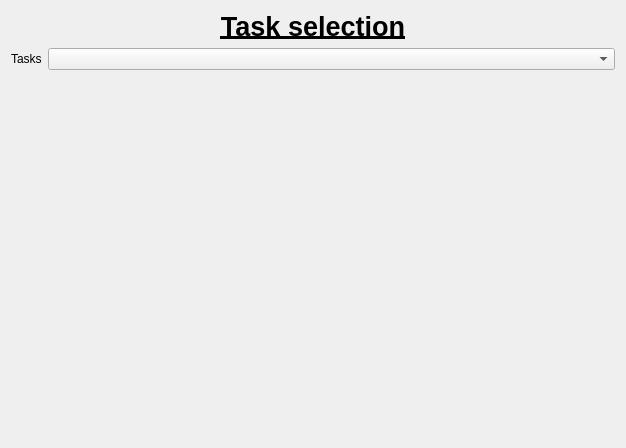
<?xml version="1.0" encoding="UTF-8"?>
<ui version="4.0">
 <class>widget_tasks_selection</class>
 <widget class="QWidget" name="widget_tasks_selection">
  <property name="geometry">
   <rect>
    <x>0</x>
    <y>0</y>
    <width>626</width>
    <height>448</height>
   </rect>
  </property>
  <property name="sizePolicy">
   <sizepolicy hsizetype="Preferred" vsizetype="Expanding">
    <horstretch>0</horstretch>
    <verstretch>0</verstretch>
   </sizepolicy>
  </property>
  <property name="windowTitle">
   <string>Form</string>
  </property>
  <layout class="QVBoxLayout" name="verticalLayout">
   <item>
    <widget class="QLabel" name="labelTitle">
     <property name="sizePolicy">
      <sizepolicy hsizetype="Preferred" vsizetype="Maximum">
       <horstretch>0</horstretch>
       <verstretch>0</verstretch>
      </sizepolicy>
     </property>
     <property name="font">
      <font>
       <pointsize>20</pointsize>
       <bold>true</bold>
       <underline>true</underline>
      </font>
     </property>
     <property name="autoFillBackground">
      <bool>false</bool>
     </property>
     <property name="text">
      <string>Task selection</string>
     </property>
     <property name="scaledContents">
      <bool>false</bool>
     </property>
     <property name="alignment">
      <set>Qt::AlignCenter</set>
     </property>
    </widget>
   </item>
   <item>
    <layout class="QHBoxLayout" name="horizontalLayout">
     <item>
      <widget class="QLabel" name="label">
       <property name="sizePolicy">
        <sizepolicy hsizetype="Maximum" vsizetype="Preferred">
         <horstretch>0</horstretch>
         <verstretch>0</verstretch>
        </sizepolicy>
       </property>
       <property name="text">
        <string>Tasks</string>
       </property>
      </widget>
     </item>
     <item>
      <widget class="QComboBox" name="comboBoxTasks"/>
     </item>
    </layout>
   </item>
   <item>
    <spacer name="verticalSpacer">
     <property name="orientation">
      <enum>Qt::Vertical</enum>
     </property>
     <property name="sizeHint" stdset="0">
      <size>
       <width>20</width>
       <height>397</height>
      </size>
     </property>
    </spacer>
   </item>
  </layout>
 </widget>
 <resources/>
 <connections/>
</ui>
